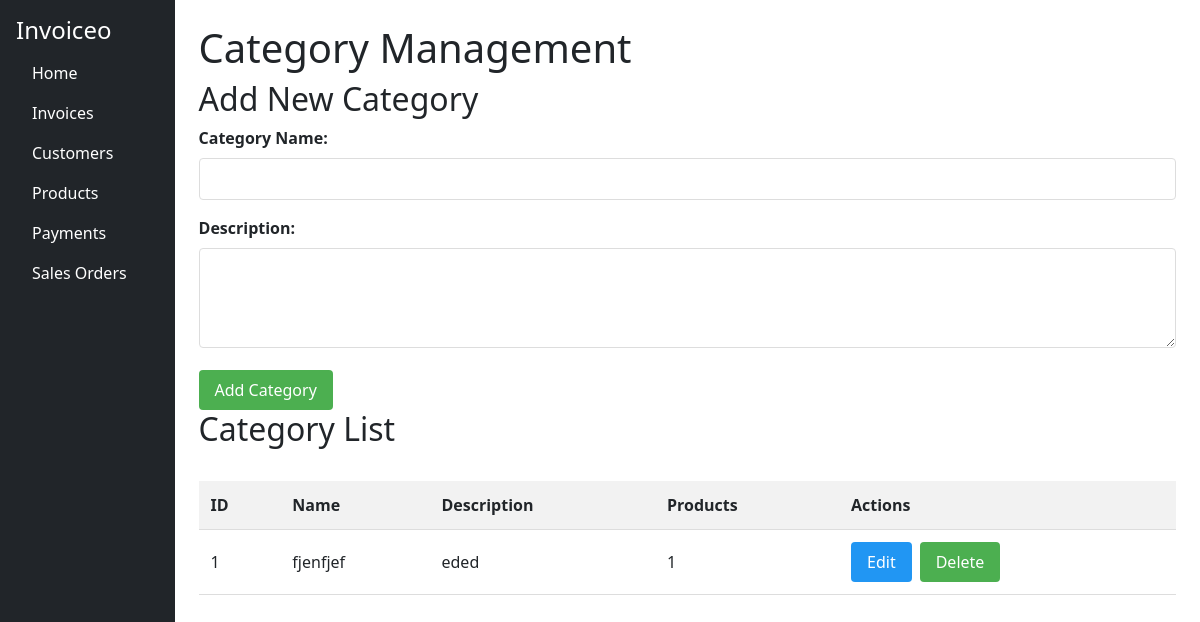
The page /categories on the database as committed earlier.
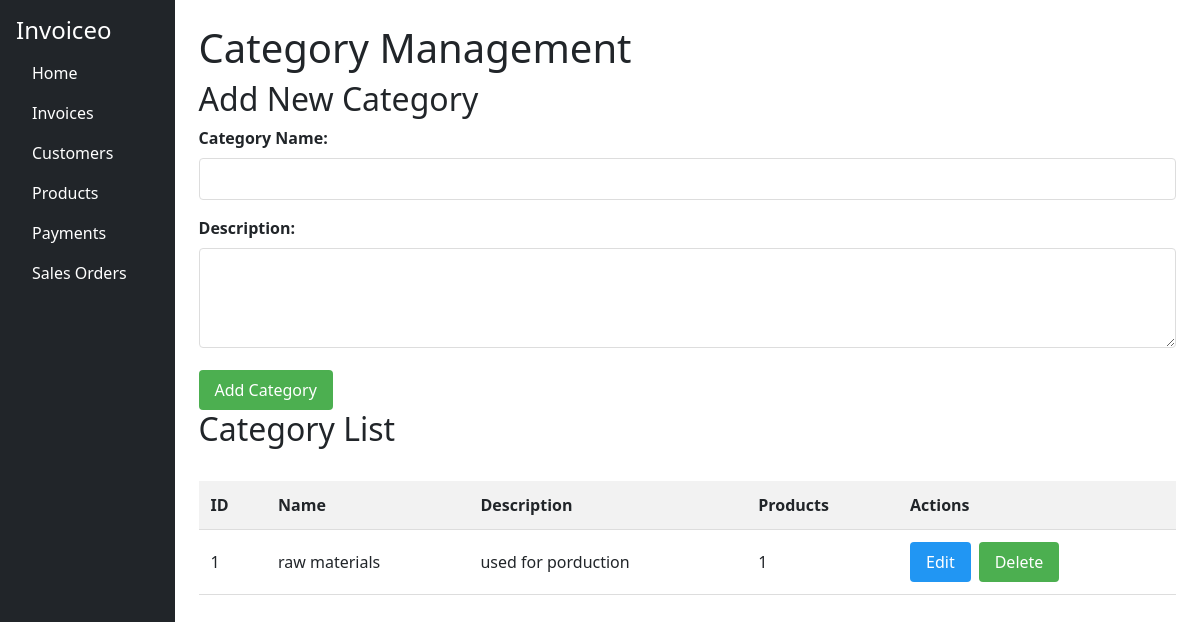
The same page on the database as committed later.
### app.py (models this page shows)
class Category(db.Model):
    id = db.Column(db.Integer, primary_key=True)
    name = db.Column(db.String(100), unique=True)
    description = db.Column(db.String(300))
    products = db.relationship('Product', backref='category')

### app.py (the view)
@app.route('/categories')
def categories():
    all_categories = Category.query.all()
    return render_template('categories.html', categories=all_categories)

### templates/categories.html
{% extends 'base.html' %}
{% block content %}
<h1>Category Management</h1>
<link rel="stylesheet" href="{{ url_for('static', filename='products.css') }}">
<h2>Add New Category</h2>
<form method="POST" action="/add_category">
    <div class="form-group">
        <label for="name">Category Name:</label>
        <input type="text" id="name" name="name" required>
    </div>
    <div class="form-group">
        <label for="description">Description:</label>
        <textarea id="description" name="description"></textarea>
    </div>
    <button type="submit">Add Category</button>
</form>
<h2>Category List</h2>
<table>
    <thead>
        <tr>
            <th>ID</th>
            <th>Name</th>
            <th>Description</th>
            <th>Products</th>
            <th>Actions</th>
        </tr>
    </thead>
    <tbody>
        {% for category in categories %}
        <tr>
            <td>{{ category.id }}</td>
            <td>{{ category.name }}</td>
            <td>{{ category.description }}</td>
            <td>{{ category.products|length }}</td>
            <td class="actions">
                <a href="{{ url_for('edit_category', id=category.id) }}" class="btn-edit">Edit</a>
                <form action="{{ url_for('delete_category', id=category.id) }}" method="POST">
                    <button type="submit" class="btn-delete" onclick="return confirm('Delete this category?')">Delete</button>
                </form>
            </td>
        </tr>
        {% endfor %}
    </tbody>
</table>
{% endblock %}

### templates/base.html (shortened to what this page needs)
<!DOCTYPE html>
<html lang="en">
<head>
    <link rel="stylesheet" href="https://cdn.jsdelivr.net/npm/bootstrap@5.3.0/dist/css/bootstrap.min.css">
</head>
<body>
    <div class="d-flex">
        <div class="bg-dark text-white p-3" style="width: 200px; height: 100vh;">
            <h4>Invoiceo</h4>
            <ul class="nav flex-column">
                <li class="nav-item"><a href="/" class="nav-link text-white">Home</a></li>
                <li class="nav-item"><a href="/invoices" class="nav-link text-white">Invoices</a></li>
                <li class="nav-item"><a href="/customers" class="nav-link text-white">Customers</a></li>
                <li class="nav-item"><a href="/products" class="nav-link text-white">Products</a></li>
                <li class="nav-item"><a href="/payments" class="nav-link text-white">Payments</a></li>
                <li class="nav-item"><a href="/sales_orders" class="nav-link text-white">Sales Orders</a></li>
            </ul>
        </div>
        <div class="p-4" style="width: 100%;">
            {% block content %}{% endblock %}
        </div>
    </div>
</body>
</html>

### static/products.css (style rules this page uses)
.form-group { margin-bottom: 1rem; }
label { display: block; margin-bottom: 0.5rem; font-weight: 600; }
input[type="text"], input[type="number"], select, textarea { width: 100%; padding: 0.5rem; border: 1px solid #ddd; border-radius: 4px; font-size: 1rem; }
textarea { min-height: 100px; resize: vertical; }
button { padding: 0.5rem 1rem; border: none; border-radius: 4px; cursor: pointer; font-size: 1rem; transition: background-color 0.3s; }
button[type="submit"] { background-color: #4CAF50; color: white; }
table { width: 100%; border-collapse: collapse; margin-top: 2rem; }
th, td { padding: 0.75rem; text-align: left; border-bottom: 1px solid #ddd; }
th { background-color: #f2f2f2; font-weight: 600; }
.actions { display: flex; gap: 0.5rem; }
.btn-edit { background-color: #2196F3; color: white; text-decoration: none; padding: 0.5rem 1rem; border-radius: 4px; }
.btn-delete { background-color: #f44336; color: white; }

Rows that differ between the two databases and show on the page:
changed Category id 1: name "fjenfjef" → "raw materials"; description "eded" → "used for porduction"
